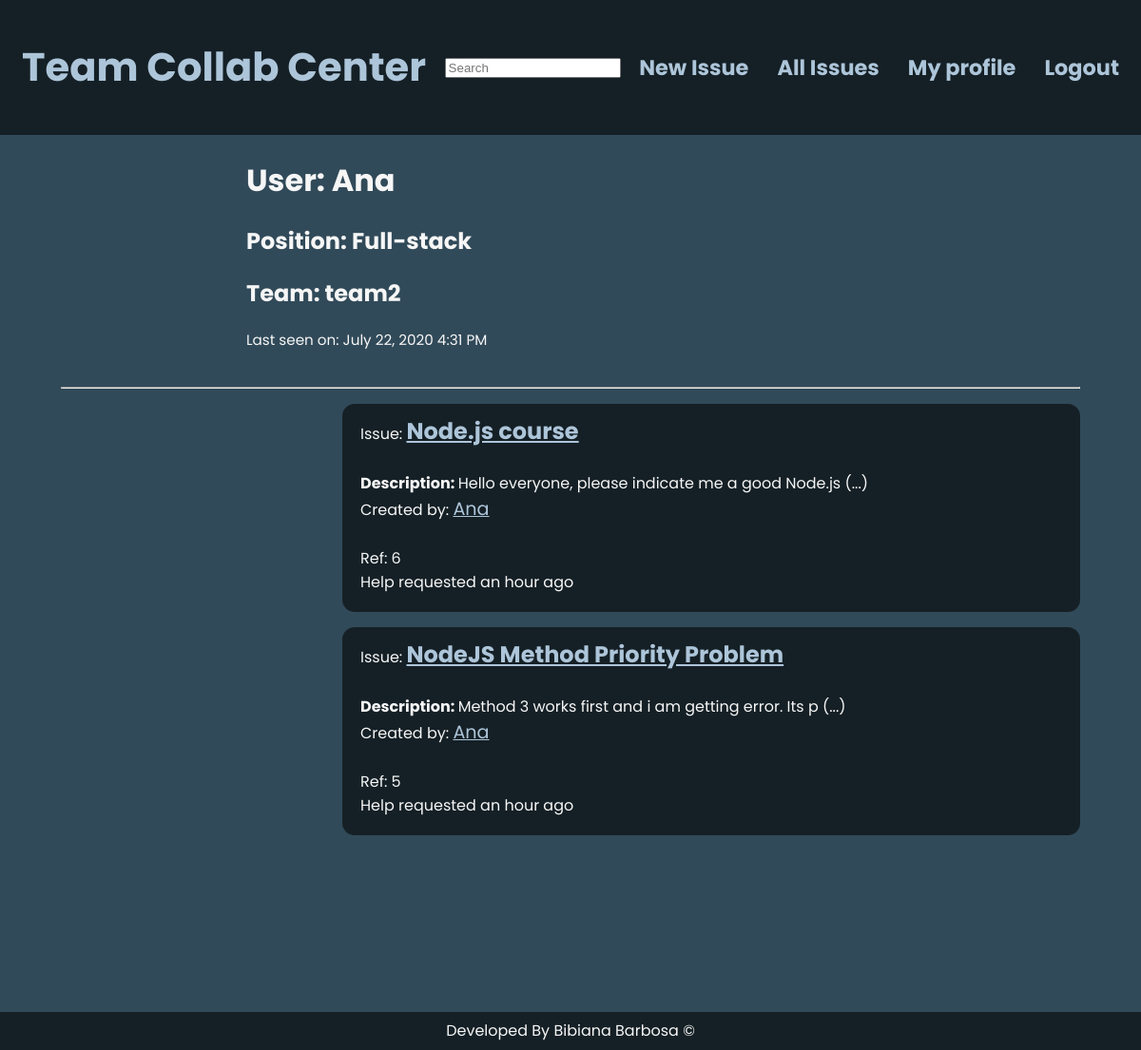
Page /user/Ana (signed in) on the committed database.
### app/models.py (models this page shows, shortened)
class User(UserMixin, db.Model):
    __tablename__='users'
    id = db.Column(db.Integer, primary_key=True)
    username = db.Column(db.String(64), index=True, unique=True)
    email = db.Column(db.String(120), index=True, unique=True)
    password_hash = db.Column(db.String(128))
    posts = db.relationship('Post', backref='author', lazy='dynamic')
    position_id = db.Column(db.Integer, db.ForeignKey('position.id'))
    about_me = db.Column(db.String(240))
    last_seen = db.Column(db.DateTime, default=datetime.utcnow)
    team_id = db.Column(db.Integer, db.ForeignKey('teams.id'))
    comments = db.relationship('Comment', backref='comment_author', lazy='dynamic')

class Position(db.Model):
    __tablename__='position'
    id = db.Column(db.Integer, primary_key=True)
    name = db.Column(db.String(64), unique=True)
    members = db.relationship('User', backref='position_members')

class Team(db.Model):
    __tablename__='teams'
    id = db.Column(db.Integer, primary_key=True)
    name = db.Column(db.String(64), unique=True)
    members = db.relationship('User', backref='team_members')
    team_posts = db.relationship('Post', backref='team_posts')

class SearchableMixin(object):
    @classmethod
    def before_commit(cls, session):
        session._changes = {
            'add': list(session.new),
            'update': list(session.dirty),
            'delete': list(session.deleted)
        }
    @classmethod
    def after_commit(cls, session):
        for obj in session._changes['add']:
            if isinstance(obj, SearchableMixin):
                add_to_index(obj.__tablename__, obj)
        for obj in session._changes['update']:
            if isinstance(obj, SearchableMixin):
                add_to_index(obj.__tablename__, obj)
        for obj in session._changes['delete']:
            if isinstance(obj, SearchableMixin):
                remove_from_index(obj.__tablename__, obj)
        session._changes = None

class Post(SearchableMixin, db.Model):
    __searchable__ = ['title', 'description', 'id']
    __tablename__='posts'
    id = db.Column(db.Integer, primary_key=True)
    title = db.Column(db.String(64))
    description = db.Column(db.String(1000))
    timestamp = db.Column(db.DateTime, index=True, default=datetime.utcnow)
    user_id = db.Column(db.Integer, db.ForeignKey('users.id'))
    team_id = db.Column(db.Integer, db.ForeignKey('teams.id'))
    comments = db.relationship('Comment', backref='comment_ticket', lazy='dynamic')

### app/routes.py (the view)
@app.route('/user/<username>')
@login_required
def user(username):
    user = User.query.filter_by(username=username).first_or_404()
    page = request.args.get('page', 1, type=int)
    posts = Post.query.filter_by(user_id=user.id).order_by(
        Post.timestamp.desc()).paginate(
        page, app.config['POSTS_PER_PAGE'], False)
    next_url = url_for('user', username=user.username, page=posts.next_num) \
        if posts.has_next else None
    prev_url = url_for('user', username=user.username, page=posts.prev_num) \
        if posts.has_prev else None
    return render_template('user.html', user=user, posts=posts.items,
                           next_url=next_url, prev_url=prev_url)

### app/forms.py
class SearchForm(FlaskForm):
    q = StringField(('Search'), validators=[DataRequired()])
    def __init__(self, *args, **kwargs):
        if 'formdata' not in kwargs:
            kwargs['formdata'] = request.args
        if 'csrf_enabled' not in kwargs:
            kwargs['csrf_enabled'] = False
        super(SearchForm, self).__init__(*args, **kwargs)

### app/models.py (called while the page is built)
@login.user_loader
def load_user(id):
    return User.query.get(int(id))

### app/routes.py (called while the page is built)
@app.before_request
def before_request():
    if current_user.is_authenticated:
        current_user.last_seen = datetime.utcnow()
        db.session.commit()
        g.search_form = SearchForm()

### app/templates/user.html (shortened to what this page needs)
{% extends "base.html" %}
{% block content %}
    <table class="user-table">
        <tr valign="top">
            <td>
                <h1>User: {{ user.username }}</h1>
                <h2>Position: {{ user.position_members.name }}</h2>
                <h2>Team: {{ user.team_members.name }}</h2>
                {% if user.last_seen %}
                    <p>Last seen on: {{ moment(user.last_seen).format('LLL') }}</p>
                {% endif %}
            </td>
        </tr>
    </table>
    <div class="main-body">
    <hr class="hr-usertable">
    <div class="container">
        {% for post in posts %}
        {% include '_post.html' %}
    {% endfor %}
        </div>
{% endblock %}

### app/templates/_post.html (shortened to what this page needs)
<div class="posts-wrapper">
    <table class="posts-issues-table>
        <tr valign="top">
            <td>
                Issue: <b><a class="issue-name" href="{{ url_for('post_view', id=post.id) }}">{{ post.title }}</a></b>
                <br>
                <br>
                <b><span>Description: </span></b>
                {% if post.description|length < 20 %}
                    {{ post.description }}
                {% else %}
                    {{ post.description[0:50] }} (...)
                {% endif %}
                <br>
                Created by: <a class="creator-name" href="{{ url_for('user', username=post.author.username) }}">
                    {{ post.author.username }}
                </a>
                <br>
                <br>
                Ref: {{ post.id }}
                <br>
                Help requested {{ moment(post.timestamp).fromNow() }}
            </td>
    </table>
</div>

### app/static/styles/base/style.css (style rules this page uses)
.posts-wrapper { background-position: center; padding: 0.5rem 1rem 1rem 1rem; background-color: #152026; margin: 1rem 4rem 1rem 30%; border-radius: 13px; color: #F6F6F6; }
.posts-wrapper a { color: #ADC5D9; text-decoration: underline; cursor: pointer; }
.posts-wrapper .issue-name { font-size: 1.5rem; }
.posts-wrapper .creator-name { font-size: 1.2rem; }
.user-table { padding: 0 10rem; min-width: 90%; min-height: 100%; margin: 0 0 0.5rem 6rem; }
.hr-usertable { margin: 0 4rem 0 4rem; }
* { -webkit-box-sizing: border-box; box-sizing: border-box; }
body { font-family: 'Poppins', sans-serif; color: #F6F6F6; margin: 0; background-color: #314A59; }
body a { color: #ADC5D9; }
p { font-size: .95em; margin-bottom: 1.8em; }
.container { min-height: 80vh; }

### rows in the picture
User: username "Ana", last_seen "July 22, 2020 4:31 PM"
Position: position_members.name "Full-stack"
Team: team_members.name "team2"
Post: title "Node.js course", description "Hello everyone, please indicate me a good Node.js", author.username "Ana", id "6", timestamp "an hour ago"
Post: title "NodeJS Method Priority Problem", description "Method 3 works first and i am getting error. Its p", author.username "Ana", id "5", timestamp "an hour ago"
